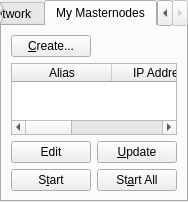
<?xml version="1.0" encoding="UTF-8"?>
<ui version="4.0">
 <class>MasternodeManager</class>
 <widget class="QWidget" name="MasternodeManager">
  <property name="geometry">
   <rect>
    <x>0</x>
    <y>0</y>
    <width>123</width>
    <height>157</height>
   </rect>
  </property>
  <property name="windowTitle">
   <string>Form</string>
  </property>
  <layout class="QVBoxLayout" name="topLayout">
   <property name="leftMargin">
    <number>0</number>
   </property>
   <property name="topMargin">
    <number>0</number>
   </property>
   <property name="rightMargin">
    <number>0</number>
   </property>
   <property name="bottomMargin">
    <number>0</number>
   </property>
   <item>
    <layout class="QVBoxLayout" name="verticalLayout">
     <property name="bottomMargin">
      <number>0</number>
     </property>
     <item>
      <widget class="QTabWidget" name="tabWidget">
       <property name="currentIndex">
        <number>1</number>
       </property>
       <widget class="QWidget" name="tab">
        <attribute name="title">
         <string>Millionairescoinclub Network</string>
        </attribute>
        <layout class="QGridLayout" name="gridLayout">
         <item row="1" column="0">
          <widget class="QTableWidget" name="tableWidgetMasternodes">
           <property name="editTriggers">
            <set>QAbstractItemView::NoEditTriggers</set>
           </property>
           <property name="alternatingRowColors">
            <bool>true</bool>
           </property>
           <property name="selectionBehavior">
            <enum>QAbstractItemView::SelectRows</enum>
           </property>
           <property name="sortingEnabled">
            <bool>true</bool>
           </property>
           <attribute name="horizontalHeaderStretchLastSection">
            <bool>true</bool>
           </attribute>
           <column>
            <property name="text">
             <string>Address</string>
            </property>
           </column>
           <column>
            <property name="text">
             <string>Protocol</string>
            </property>
           </column>
           <column>
            <property name="text">
             <string>Active</string>
            </property>
           </column>
           <column>
            <property name="text">
             <string>Activity time</string>
            </property>
           </column>
           <column>
            <property name="text">
             <string>Last Seen</string>
            </property>
           </column>
           <column>
            <property name="text">
             <string>Masternode pubkey</string>
            </property>
           </column>
          </widget>
         </item>
         <item row="0" column="0">
          <layout class="QHBoxLayout" name="horizontalLayout_3">
           <property name="bottomMargin">
            <number>0</number>
           </property>
           <item>
            <widget class="QLabel" name="label_2">
             <property name="text">
              <string>Masternodes count:</string>
             </property>
            </widget>
           </item>
           <item>
            <widget class="QLabel" name="countLabel">
             <property name="text">
              <string>0</string>
             </property>
            </widget>
           </item>
           <item>
            <spacer name="horizontalSpacer_3">
             <property name="orientation">
              <enum>Qt::Horizontal</enum>
             </property>
             <property name="sizeHint" stdset="0">
              <size>
               <width>40</width>
               <height>20</height>
              </size>
             </property>
            </spacer>
           </item>
          </layout>
         </item>
        </layout>
       </widget>
       <widget class="QWidget" name="tab_2">
        <attribute name="title">
         <string>My Masternodes</string>
        </attribute>
        <layout class="QGridLayout" name="gridLayout_2">
         <item row="0" column="0">
          <layout class="QVBoxLayout" name="verticalLayout_2">
           <property name="bottomMargin">
            <number>0</number>
           </property>
           <item>
            <layout class="QHBoxLayout" name="horizontalLayout">
             <item>
              <widget class="QPushButton" name="createButton">
               <property name="text">
                <string>&amp;Create...</string>
               </property>
              </widget>
             </item>
             <item>
              <spacer name="horizontalSpacer">
               <property name="orientation">
                <enum>Qt::Horizontal</enum>
               </property>
               <property name="sizeHint" stdset="0">
                <size>
                 <width>40</width>
                 <height>20</height>
                </size>
               </property>
              </spacer>
             </item>
            </layout>
           </item>
           <item>
            <widget class="QTableWidget" name="tableWidget_2">

             <property name="editTriggers">
              <set>QAbstractItemView::NoEditTriggers</set>
             </property>
             <property name="alternatingRowColors">
              <bool>true</bool>
             </property>
             <property name="selectionMode">
              <enum>QAbstractItemView::SingleSelection</enum>
             </property>
             <property name="selectionBehavior">
              <enum>QAbstractItemView::SelectRows</enum>
             </property>
             <attribute name="horizontalHeaderStretchLastSection">
              <bool>true</bool>
             </attribute>
             <column>
              <property name="text">
               <string>Alias</string>
              </property>
             </column>
             <column>
              <property name="text">
               <string>IP Address</string>
              </property>
             </column>

             <column>
              <property name="text">
               <string>Status</string>
              </property>
             </column>
            </widget>
           </item>
           <item>
            <layout class="QHBoxLayout" name="horizontalLayout_2">
             <property name="bottomMargin">
              <number>0</number>
             </property>
             <item>
              <widget class="QPushButton" name="editButton">
               <property name="text">
                <string>Edit</string>
               </property>
              </widget>
             </item>

             <item>
              <widget class="QPushButton" name="UpdateButton">
               <property name="text">
                <string>&amp;Update</string>
               </property>
              </widget>
             </item>
             <item>
              <spacer name="horizontalSpacer_2">
               <property name="orientation">
                <enum>Qt::Horizontal</enum>
               </property>
               <property name="sizeHint" stdset="0">
                <size>
                 <width>40</width>
                 <height>20</height>
                </size>
               </property>
              </spacer>
             </item>
            </layout>
           </item>
           <item>
            <layout class="QHBoxLayout" name="horizontalLayout_4">
             <property name="bottomMargin">
              <number>0</number>
             </property>
            </layout>
           </item>
           <item>
            <layout class="QHBoxLayout" name="horizontalLayout_5">
             <property name="bottomMargin">
              <number>0</number>
             </property>
             <item>
              <widget class="QPushButton" name="startButton">
               <property name="text">
                <string>S&amp;tart</string>
               </property>
              </widget>
             </item>
             <item>
              <widget class="QPushButton" name="startAllButton">
               <property name="text">
                <string>St&amp;art All</string>
               </property>
              </widget>
             </item>
             <item>
              <spacer name="horizontalSpacer_5">
               <property name="orientation">
                <enum>Qt::Horizontal</enum>
               </property>
               <property name="sizeHint" stdset="0">
                <size>
                 <width>40</width>
                 <height>20</height>
                </size>
               </property>
              </spacer>
             </item>
            </layout>
           </item>
          </layout>
         </item>
        </layout>
       </widget>
      </widget>
     </item>
    </layout>
   </item>
  </layout>
 </widget>
 <resources/>
 <connections/>
</ui>
